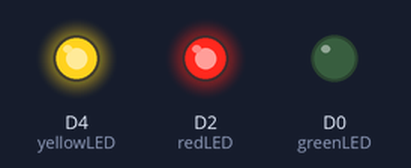
A program run on a simulated ESP8266 (NodeMCU). Parts: output pins drawn as LEDs (lit = HIGH).

Above: at 2.5 s.
At 5.5 s:
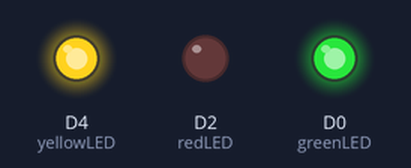
At 7.5 s:
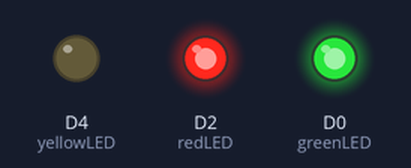
Timing chart, 0 to 11.7 s (numbered marks = the images above):
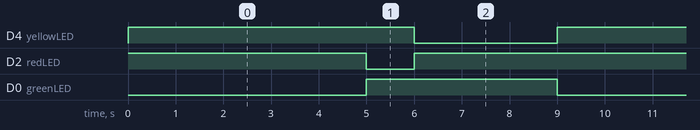

The program:

main.cpp
```cpp
#include <Arduino.h>
int redLED = D2;
int yellowLED = D4;
int greenLED = D0;
void setup() {
  pinMode(redLED, OUTPUT);
  pinMode(yellowLED, OUTPUT);
  pinMode(greenLED, OUTPUT);
}

void loop() {
  digitalWrite(redLED, HIGH);
  digitalWrite(yellowLED, HIGH);
  digitalWrite(greenLED, LOW);
  delay(5000);
digitalWrite(redLED, LOW);
  digitalWrite(yellowLED, HIGH);
  digitalWrite(greenLED, HIGH);
  delay(1000);
  digitalWrite(redLED, HIGH);
  digitalWrite(yellowLED, LOW);
  digitalWrite(greenLED, HIGH);
  delay(3000);
  // put your main code here, to run repeatedly:
}

// put function definitions here:
```

Measured:
- by itself, D4 (yellowLED): alternates HIGH for 6.0 s and LOW for 3.0 s
- by itself, D2 (redLED): repeats every 9.0 s: LOW 1.0 s, HIGH 8.0 s
- by itself, D0 (greenLED): alternates HIGH for 4.0 s and LOW for 5.0 s
